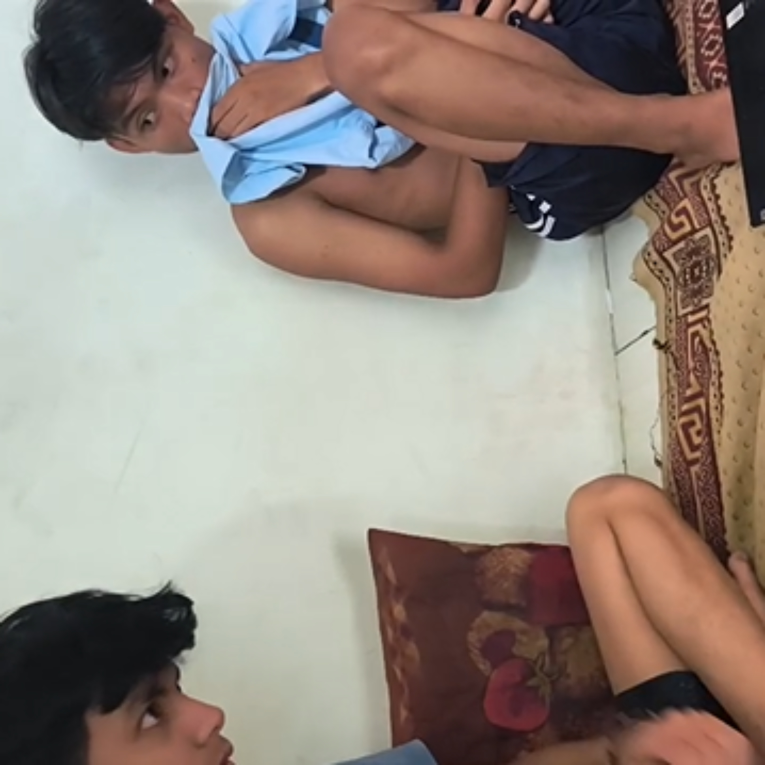
#> input picture raw_data/photo_3060x3060_2.jpg, 3060 x 3060 px (shown at 1/4 size)
$ python -i preprocess_images.py   (imports and definitions only)
#> lines starting #> are read from the running program, lines starting #| are printed output that depends on the picture; after the words box and inside, x2 and y2 are one past the last pixel; in counts of white or black regions, pixels touching at a corner belong together
#> further down, picture is the input picture: shape (3060, 3060, 3); mean B, G, R 128.2, 136.9, 148
from __future__ import annotations
import os
import sys
import time
import math
import json
import argparse
import logging
import shutil
from pathlib import Path
from dataclasses import dataclass
from typing import Tuple, Optional, Dict, Any, List
import concurrent.futures

import numpy as np
import pandas as pd
import cv2
from PIL import Image, ImageOps

# Optional libs
try:
    from sklearn.cluster import KMeans
    HAS_SKLEARN = True
except Exception:
    HAS_SKLEARN = False

try:
    from tqdm import tqdm
except Exception:
    tqdm = None

# ----------------------------
# Helpers
# ----------------------------

# [8 lines left out: function setup_logging, not called in this run]


def ensure_dir(path: str):
    Path(path).mkdir(parents=True, exist_ok=True)


# [61 lines left out: functions imread_unicode, imwrite_unicode, load_image_exif, not called in this run]


# ----------------------------
# Configuration
# ----------------------------
@dataclass
class PreprocessConfig:
    raw_dir: str = "raw_data"
    out_dir: str = "dataset"
    target_size: Tuple[int, int] = (224, 224)
    margin: float = 0.06
    min_contour_area_fraction: float = 0.0008
    use_exif: bool = True
    use_clahe: bool = True
    clahe_clip: float = 2.0
    clahe_grid: Tuple[int, int] = (8, 8)
    save_quality: int = 95
    debug: bool = False
    save_intermediates: bool = False
    force: bool = False
    verbose: bool = False
    autotune_samples: Optional[int] = None
    review_mode: bool = False
    review_save_path: str = "dataset_review"
    reject_folder_name: str = "rejects"
    sample_downscale: int = 4
    kmeans_clusters: int = 3
    hsv_ranges: Optional[List[Tuple[Tuple[int,int,int], Tuple[int,int,int]]]] = None
    timestamp_format: str = "%Y%m%d_%H%M%S"
    crop_mask_coverage_threshold: float = 0.12
    margin_increment_steps: Tuple[float,...] = (0.06, 0.10, 0.18)
    max_attempts: int = 4
    seed: int = 42
    mode: str = "preprocess"
    verbose_intermediate: bool = False
    workers: int = max(1, (os.cpu_count() or 1) - 1)
    fast: bool = False


# ----------------------------
# Color & enhancement
# ----------------------------

# [19 lines left out: functions grey_world_balance, apply_clahe_bgr, not called in this run]


# ----------------------------
# Mask primitives (optimized)
# ----------------------------

def mask_by_hsv_adaptive(bgr: np.ndarray) -> np.ndarray:
    hsv = cv2.cvtColor(bgr, cv2.COLOR_BGR2HSV)
#> hsv: shape (3060, 3060, 3); mean H, S, V 48.2, 61.4, 154.9
    h = hsv[:,:,0]
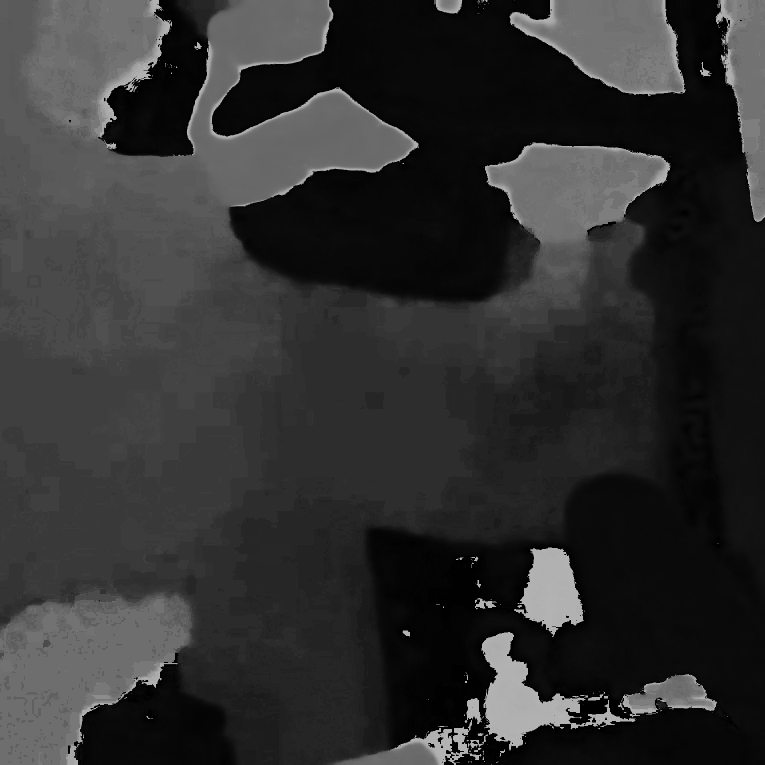
#> h: shape (3060, 3060) (shown at 1/4 size); min 0, max 179, mean 48.2
    hist = cv2.calcHist([h],[0],None,[180],[0,180]).flatten()
#> hist = 180 values, max 553926 at index 8, min 0 at index 31, mean 52020
    hist = cv2.GaussianBlur(hist.reshape(-1,1),(5,1),0).flatten()
    peaks = np.argsort(hist)[-6:][::-1]
#> peaks = [8, 45, 10, 7, 9, 57]
    candidate = None
    for p in peaks:
        if 8 <= p <= 60:
            candidate = p
            break
#> this loop made 1 pass
#> (p, candidate) on pass 1: (8, 8)
    if candidate is None:
        candidate = int(peaks[0]) if peaks.size else 30
    peak = int(candidate)
#> peak = 8
    width = 14 if 10 < peak < 140 else 20
#> width = 20
    low = max(0, peak - width)
#> low = 0
    high = min(179, peak + width)
#> high = 28
    mask1 = cv2.inRange(hsv, np.array((low,40,30),dtype=np.uint8), np.array((high,255,255),dtype=np.uint8))
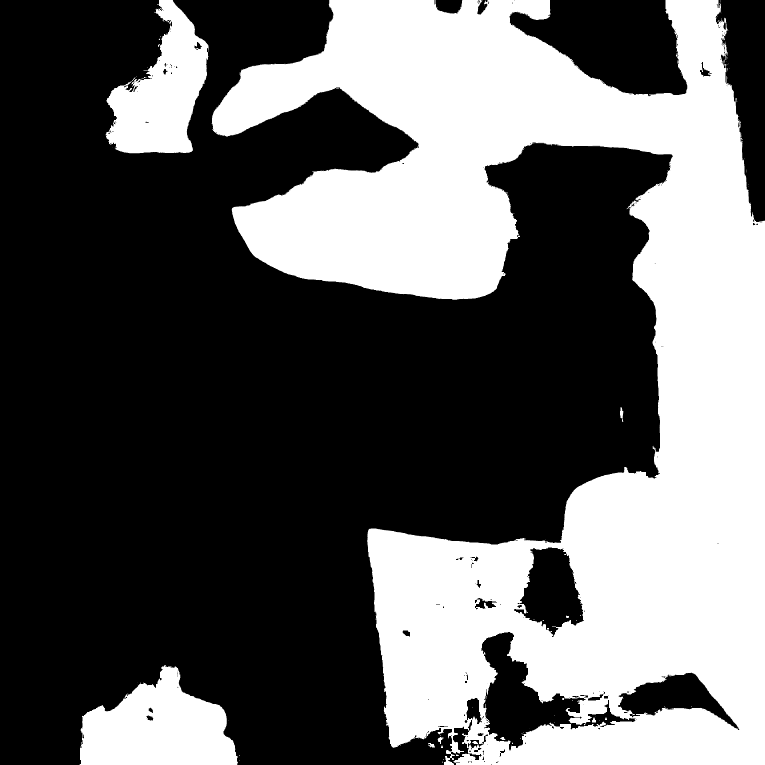
#> mask1: shape (3060, 3060) (shown at 1/4 size); 37.7% white; 255 white regions (232 under 20 px), largest, box (x1, y1, x2, y2) and area: (847, 0, 3060, 3060) 3225625, (320, 2660, 952, 3060) 165051, (422, 0, 835, 613) 140079
    mask2 = cv2.inRange(hsv, np.array((30,30,20),dtype=np.uint8), np.array((90,255,255),dtype=np.uint8))
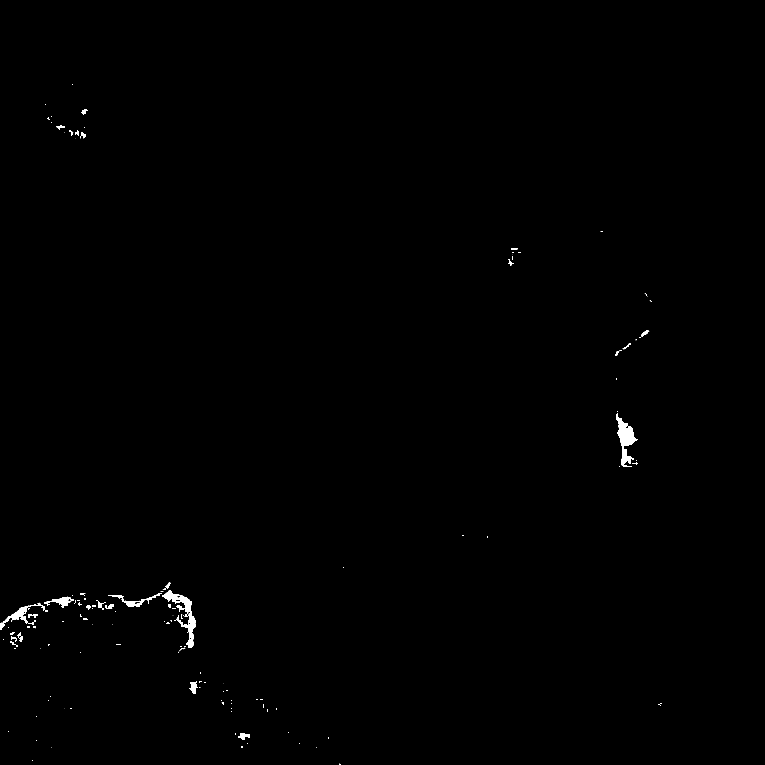
#> mask2: shape (3060, 3060) (shown at 1/4 size); 0.32% white; 165 white regions (87 under 20 px), largest, box (x1, y1, x2, y2) and area: (2464, 1654, 2550, 1868) 7072, (648, 2361, 782, 2592) 6592, (0, 2420, 170, 2520) 3183
    mask = cv2.bitwise_or(mask1, mask2)
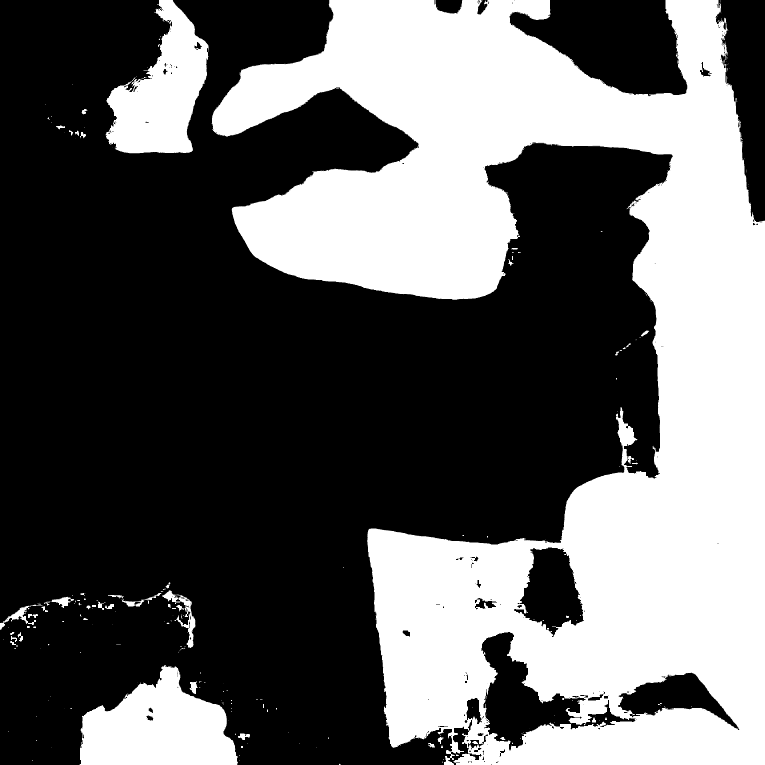
#> mask: shape (3060, 3060) (shown at 1/4 size); 38.1% white; 416 white regions (317 under 20 px), largest, box (x1, y1, x2, y2) and area: (847, 0, 3060, 3060) 3233168, (320, 2660, 952, 3060) 165051, (422, 0, 835, 613) 140079
    kernel = cv2.getStructuringElement(cv2.MORPH_ELLIPSE,(7,7))
    mask = cv2.morphologyEx(mask, cv2.MORPH_CLOSE, kernel, iterations=2)
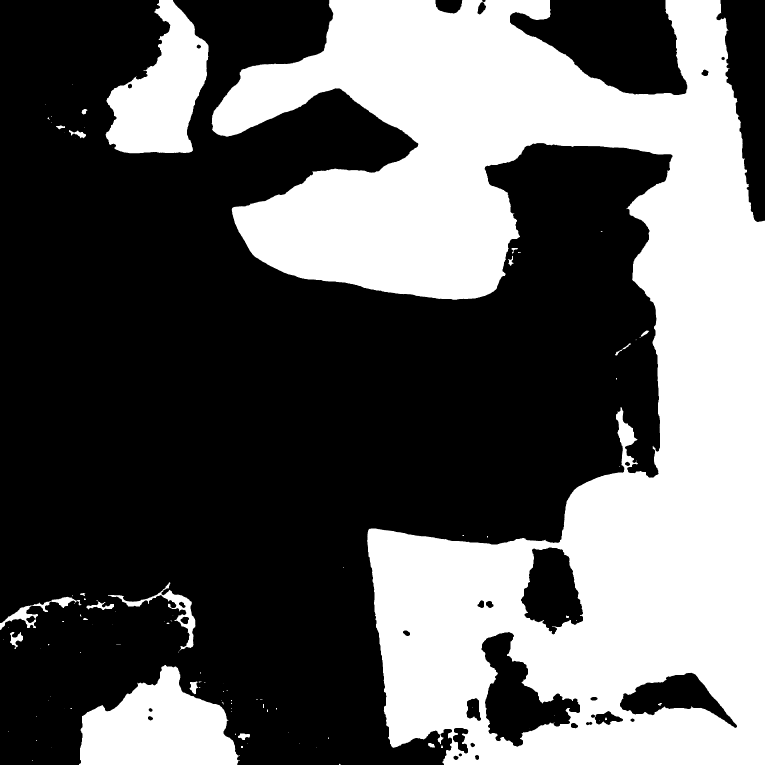
#> mask: shape (3060, 3060) (shown at 1/4 size); 38.5% white; 98 white regions (53 under 20 px), largest, box (x1, y1, x2, y2) and area: (847, 0, 3060, 3060) 3262130, (316, 2660, 960, 3060) 166228, (422, 0, 835, 613) 143745
    mask = cv2.morphologyEx(mask, cv2.MORPH_OPEN, kernel, iterations=1)
#> mask: shape (3060, 3060); 38.4% white; 40 white regions, largest, box (x1, y1, x2, y2) and area: (847, 0, 3060, 3060) 3260478, (316, 2660, 954, 3060) 166125, (422, 0, 834, 613) 143623
    return mask


# [758 lines left out: functions mask_by_otsu, mask_by_edges, mask_by_grabcut, mask_hsv_kmeans, mask_postprocess, largest_component_mask and 13 more, not called in this run]


# [2 lines not run here, left out]

>>> import cv2
>>> picture = cv2.imread('../raw_data/photo_3060x3060_2.jpg')
>>> result = mask_by_hsv_adaptive(picture)
